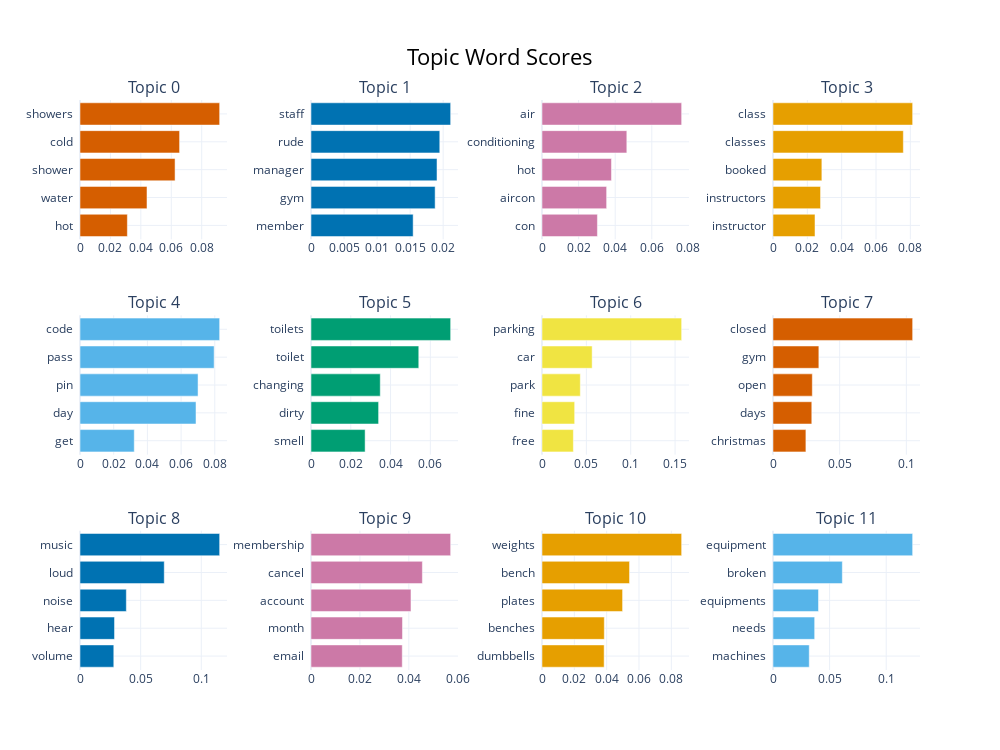

Notebook source saved alongside this figure:
### Code cell
# Barchart of topics displaying top 5 words in each topic
model.visualize_barchart(top_n_topics=12, n_words=5)

### Figure 1 — Plotly figure (JSON) as saved in the notebook; plotly's stock layout.template omitted (floating-point values rounded to 4 significant figures)
{"data": [{"marker": {"color": "#D55E00"}, "orientation": "h", "type": "bar", "x": [0.03113, 0.04404, 0.06249, 0.06546, 0.09181], "xaxis": "x", "y": ["hot  ", "water  ", "shower  ", "cold  ", "showers  "], "yaxis": "y"}, {"marker": {"color": "#0072B2"}, "orientation": "h", "type": "bar", "x": [0.01546, 0.01879, 0.01907, 0.01949, 0.02113], "xaxis": "x2", "y": ["member  ", "gym  ", "manager  ", "rude  ", "staff  "], "yaxis": "y2"}, {"marker": {"color": "#CC79A7"}, "orientation": "h", "type": "bar", "x": [0.03028, 0.03532, 0.03796, 0.04635, 0.07631], "xaxis": "x3", "y": ["con  ", "aircon  ", "hot  ", "conditioning  ", "air  "], "yaxis": "y3"}, {"marker": {"color": "#E69F00"}, "orientation": "h", "type": "bar", "x": [0.02447, 0.0277, 0.02847, 0.07593, 0.08135], "xaxis": "x4", "y": ["instructor  ", "instructors  ", "booked  ", "classes  ", "class  "], "yaxis": "y4"}, {"marker": {"color": "#56B4E9"}, "orientation": "h", "type": "bar", "x": [0.0322, 0.06885, 0.07006, 0.07961, 0.08288], "xaxis": "x5", "y": ["get  ", "day  ", "pin  ", "pass  ", "code  "], "yaxis": "y5"}, {"marker": {"color": "#009E73"}, "orientation": "h", "type": "bar", "x": [0.0272, 0.03399, 0.03482, 0.05419, 0.07022], "xaxis": "x6", "y": ["smell  ", "dirty  ", "changing  ", "toilet  ", "toilets  "], "yaxis": "y6"}, {"marker": {"color": "#F0E442"}, "orientation": "h", "type": "bar", "x": [0.03536, 0.03683, 0.04319, 0.05653, 0.1574], "xaxis": "x7", "y": ["free  ", "fine  ", "park  ", "car  ", "parking  "], "yaxis": "y7"}, {"marker": {"color": "#D55E00"}, "orientation": "h", "type": "bar", "x": [0.02467, 0.02909, 0.02948, 0.03439, 0.1047], "xaxis": "x8", "y": ["christmas  ", "days  ", "open  ", "gym  ", "closed  "], "yaxis": "y8"}, {"marker": {"color": "#0072B2"}, "orientation": "h", "type": "bar", "x": [0.02786, 0.02846, 0.03821, 0.06946, 0.1151], "xaxis": "x9", "y": ["volume  ", "hear  ", "noise  ", "loud  ", "music  "], "yaxis": "y9"}, {"marker": {"color": "#CC79A7"}, "orientation": "h", "type": "bar", "x": [0.03731, 0.0374, 0.04088, 0.04554, 0.0571], "xaxis": "x10", "y": ["email  ", "month  ", "account  ", "cancel  ", "membership  "], "yaxis": "y10"}, {"marker": {"color": "#E69F00"}, "orientation": "h", "type": "bar", "x": [0.03845, 0.03855, 0.04985, 0.05414, 0.08639], "xaxis": "x11", "y": ["dumbbells  ", "benches  ", "plates  ", "bench  ", "weights  "], "yaxis": "y11"}, {"marker": {"color": "#56B4E9"}, "orientation": "h", "type": "bar", "x": [0.03202, 0.0368, 0.04019, 0.06125, 0.1234], "xaxis": "x12", "y": ["machines  ", "needs  ", "equipments  ", "broken  ", "equipment  "], "yaxis": "y12"}], "layout": {"annotations": [{"font": {"size": 16}, "showarrow": false, "text": "Topic 0", "x": 0.0875, "xanchor": "center", "xref": "paper", "y": 1, "yanchor": "bottom", "yref": "paper"}, {"font": {"size": 16}, "showarrow": false, "text": "Topic 1", "x": 0.3625, "xanchor": "center", "xref": "paper", "y": 1, "yanchor": "bottom", "yref": "paper"}, {"font": {"size": 16}, "showarrow": false, "text": "Topic 2", "x": 0.6375, "xanchor": "center", "xref": "paper", "y": 1, "yanchor": "bottom", "yref": "paper"}, {"font": {"size": 16}, "showarrow": false, "text": "Topic 3", "x": 0.9125, "xanchor": "center", "xref": "paper", "y": 1, "yanchor": "bottom", "yref": "paper"}, {"font": {"size": 16}, "showarrow": false, "text": "Topic 4", "x": 0.0875, "xanchor": "center", "xref": "paper", "y": 0.6222, "yanchor": "bottom", "yref": "paper"}, {"font": {"size": 16}, "showarrow": false, "text": "Topic 5", "x": 0.3625, "xanchor": "center", "xref": "paper", "y": 0.6222, "yanchor": "bottom", "yref": "paper"}, {"font": {"size": 16}, "showarrow": false, "text": "Topic 6", "x": 0.6375, "xanchor": "center", "xref": "paper", "y": 0.6222, "yanchor": "bottom", "yref": "paper"}, {"font": {"size": 16}, "showarrow": false, "text": "Topic 7", "x": 0.9125, "xanchor": "center", "xref": "paper", "y": 0.6222, "yanchor": "bottom", "yref": "paper"}, {"font": {"size": 16}, "showarrow": false, "text": "Topic 8", "x": 0.0875, "xanchor": "center", "xref": "paper", "y": 0.2444, "yanchor": "bottom", "yref": "paper"}, {"font": {"size": 16}, "showarrow": false, "text": "Topic 9", "x": 0.3625, "xanchor": "center", "xref": "paper", "y": 0.2444, "yanchor": "bottom", "yref": "paper"}, {"font": {"size": 16}, "showarrow": false, "text": "Topic 10", "x": 0.6375, "xanchor": "center", "xref": "paper", "y": 0.2444, "yanchor": "bottom", "yref": "paper"}, {"font": {"size": 16}, "showarrow": false, "text": "Topic 11", "x": 0.9125, "xanchor": "center", "xref": "paper", "y": 0.2444, "yanchor": "bottom", "yref": "paper"}], "height": 750, "hoverlabel": {"bgcolor": "white", "font": {"family": "Rockwell", "size": 16}}, "showlegend": false, "title": {"font": {"color": "Black", "size": 22}, "text": "Topic Word Scores", "x": 0.5, "xanchor": "center", "yanchor": "top"}, "width": 1000, "xaxis": {"anchor": "y", "domain": [0, 0.175], "showgrid": true}, "xaxis10": {"anchor": "y10", "domain": [0.275, 0.45], "showgrid": true}, "xaxis11": {"anchor": "y11", "domain": [0.55, 0.725], "showgrid": true}, "xaxis12": {"anchor": "y12", "domain": [0.825, 1], "showgrid": true}, "xaxis2": {"anchor": "y2", "domain": [0.275, 0.45], "showgrid": true}, "xaxis3": {"anchor": "y3", "domain": [0.55, 0.725], "showgrid": true}, "xaxis4": {"anchor": "y4", "domain": [0.825, 1], "showgrid": true}, "xaxis5": {"anchor": "y5", "domain": [0, 0.175], "showgrid": true}, "xaxis6": {"anchor": "y6", "domain": [0.275, 0.45], "showgrid": true}, "xaxis7": {"anchor": "y7", "domain": [0.55, 0.725], "showgrid": true}, "xaxis8": {"anchor": "y8", "domain": [0.825, 1], "showgrid": true}, "xaxis9": {"anchor": "y9", "domain": [0, 0.175], "showgrid": true}, "yaxis": {"anchor": "x", "domain": [0.7556, 1], "showgrid": true}, "yaxis10": {"anchor": "x10", "domain": [0, 0.2444], "showgrid": true}, "yaxis11": {"anchor": "x11", "domain": [0, 0.2444], "showgrid": true}, "yaxis12": {"anchor": "x12", "domain": [0, 0.2444], "showgrid": true}, "yaxis2": {"anchor": "x2", "domain": [0.7556, 1], "showgrid": true}, "yaxis3": {"anchor": "x3", "domain": [0.7556, 1], "showgrid": true}, "yaxis4": {"anchor": "x4", "domain": [0.7556, 1], "showgrid": true}, "yaxis5": {"anchor": "x5", "domain": [0.3778, 0.6222], "showgrid": true}, "yaxis6": {"anchor": "x6", "domain": [0.3778, 0.6222], "showgrid": true}, "yaxis7": {"anchor": "x7", "domain": [0.3778, 0.6222], "showgrid": true}, "yaxis8": {"anchor": "x8", "domain": [0.3778, 0.6222], "showgrid": true}, "yaxis9": {"anchor": "x9", "domain": [0, 0.2444], "showgrid": true}}}
